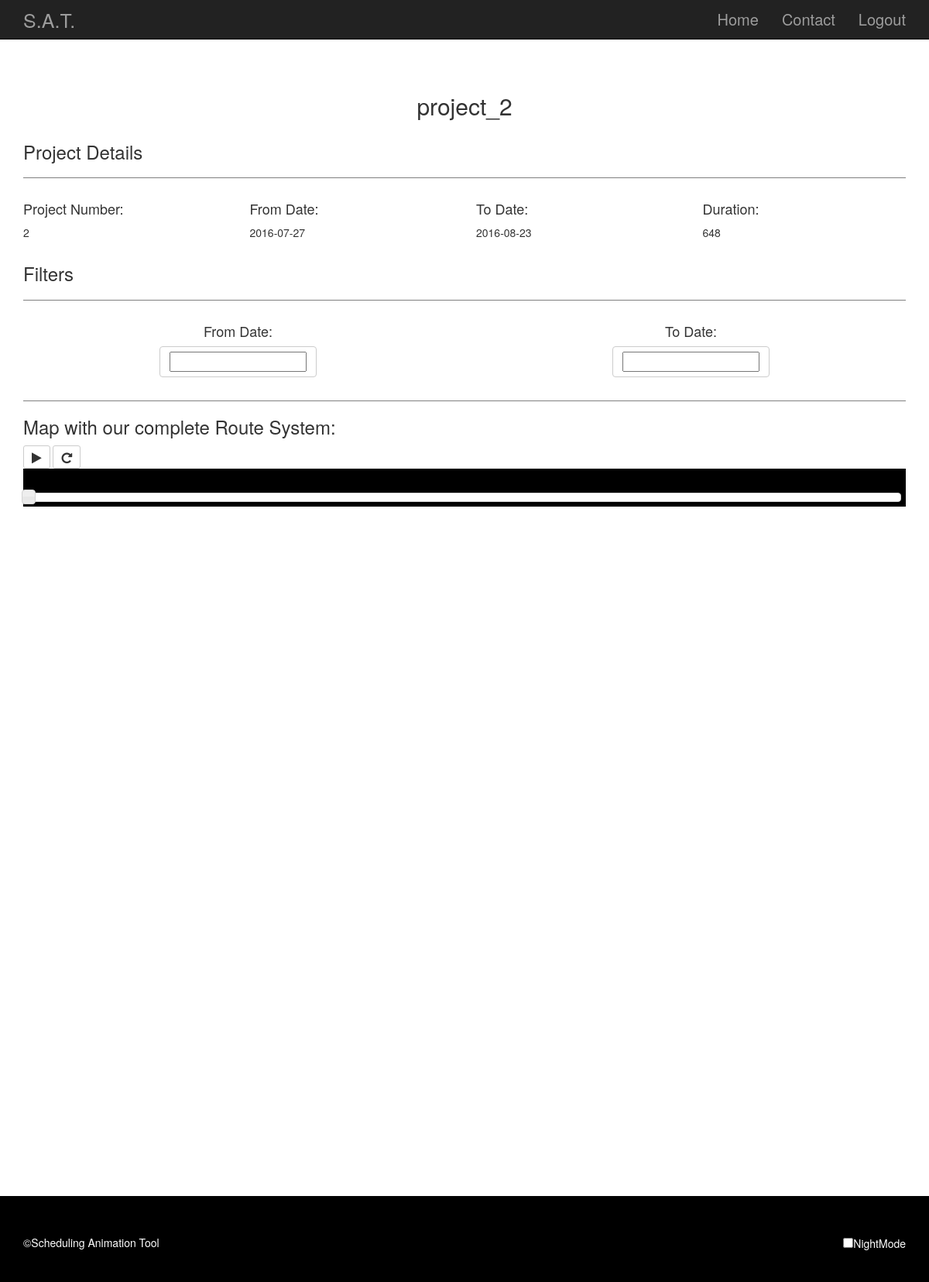
The page /layering.php?id=2 (signed in) on the database as committed earlier.
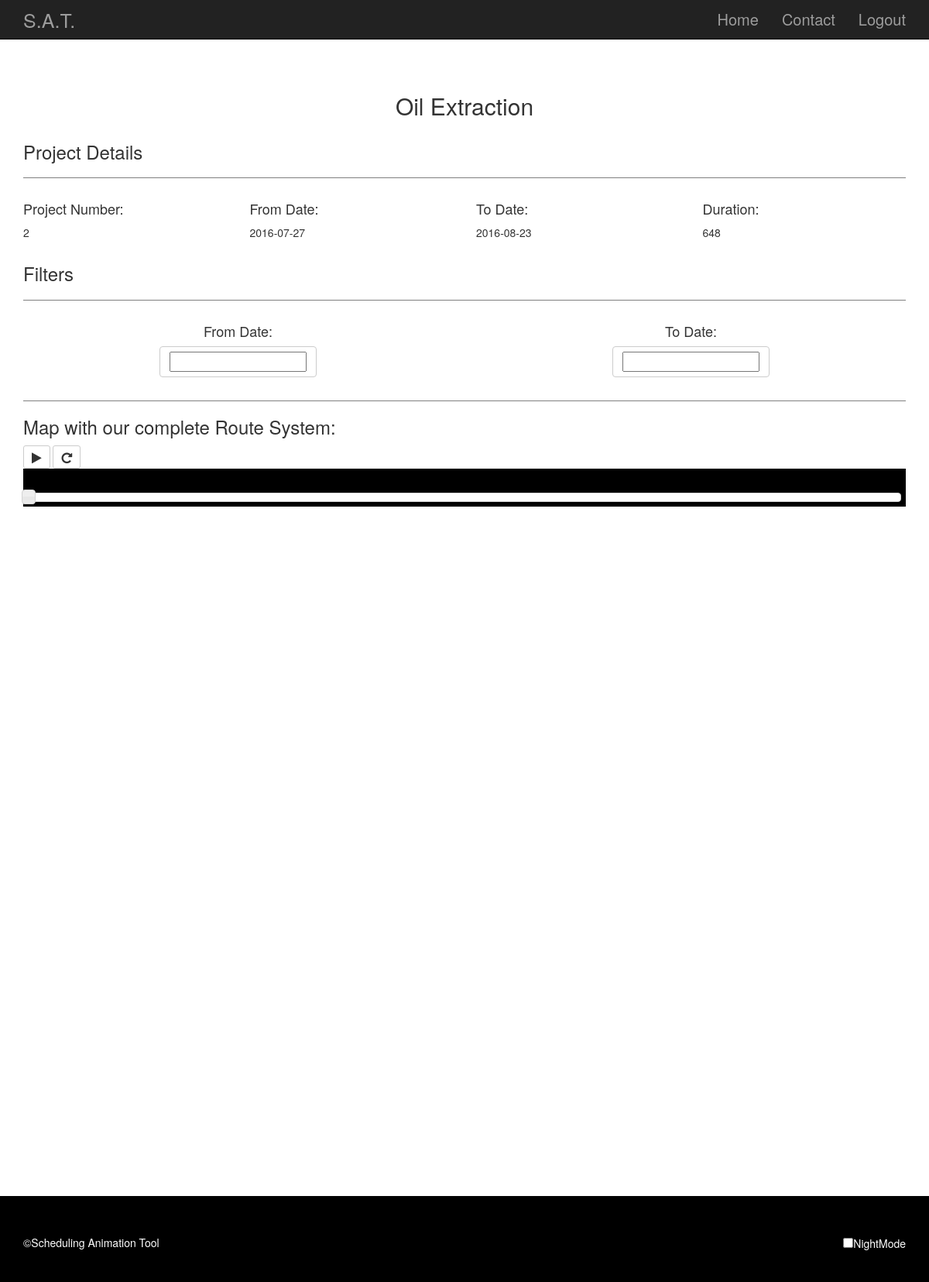
The same page on the database as committed later.
### tables this page shows
CREATE TABLE `project` (
  `id` int(11) NOT NULL,
  `model_reference` varchar(30) DEFAULT NULL,
  `start_date` date NOT NULL,
  `end_date` date NOT NULL
);

### layering.php (the view, shortened to what this page needs)
<?php
require 'connect.php';
$id = $_GET['id'];
?>
<!DOCTYPE html>
<html>
  <head>
        <link href="css/bootstrap.min.css" rel="stylesheet"></link>
        <link href="css/AnimatingSymbols.css" rel="stylesheet"></link>
        <link rel="stylesheet" href="font-awesome-4.5.0/css/font-awesome.min.css">
        <link rel="stylesheet" href="https://ajax.googleapis.com/ajax/libs/jqueryui/1.11.4/themes/smoothness/jquery-ui.css">
      <?php
        $result = mysqli_query($bd,"SELECT start_date FROM project WHERE id=".$id);
        $locations = array();
        while($row = mysqli_fetch_array($result)) {
         array_push($locations, $row);
           $start_date=strtotime($locations[0][0]);
         }
         $result = mysqli_query($bd,"SELECT end_date FROM project WHERE id=".$id);
        $locations = array();
        while($row = mysqli_fetch_array($result)) {
         array_push($locations, $row);
           $end_date=strtotime($locations[0][0]);
         }
     ?>
  </head>
  <body data-spy="scroll" data-target=".navbar" data-offset="50">
     <div class="navbar navbar-inverse navbar-fixed-top">
        <div class="container">
          <div class="navbar-header">
           <a class="navbar-brand" href="#" style="font-size: 25px;">S.A.T.</a>
          </div>
         <div id="navbar" class="collapse navbar-collapse">
           <ul class="nav navbar-nav navbar-right">
             <li><a href="pageafterlogin.php">Home</a></li>
             <li><a href="http://techithon.in">Contact</a></li>
             <li><a href="logout.php">Logout</a></li>
           </ul>
          </div>
        </div>
     </div>
   <div class="container">
    <div class="headingAndDescription">
      <?php
    $result = mysqli_query($bd,"SELECT model_reference FROM project WHERE id=".$id);
    $locations = array();
    while($row = mysqli_fetch_array($result)) {
        array_push($locations, $row);
        echo "<h2>" . $locations[0][0] . "</h2>";
    }
    ?>
    </div>
   </div>
    <div class="container">
     <h3>Project Details</h3>
     <hr class="hrRow" id="lineHr1"></hr>
     <div class="row" id="row1">
      <div class="col-md-3">
        <h4>Project Number:</h4>
        <?php
        $result = mysqli_query($bd,"SELECT id FROM project WHERE id=".$id);
        $locations = array();
        while($row = mysqli_fetch_array($result)) {
         array_push($locations, $row);
           echo "<p>" . $locations[0][0] . "</p>";
         }
     ?>
      </div>
      <div class="col-md-3">
        <h4>From Date:</h4>
        <p>
        <?php
        $result = mysqli_query($bd,"SELECT start_date FROM project WHERE id=".$id);
        $locations = array();
        while($row = mysqli_fetch_array($result)) {
         array_push($locations, $row);
           echo "<p>" . $locations[0][0] . "</p>";
           $start_date=strtotime($locations[0][0]);
         }
     ?>
      </div>
      <div class="col-md-3">
        <h4>To Date:</h4>
              <?php
        $result = mysqli_query($bd,"SELECT end_date FROM project WHERE id=".$id);
        $locations = array();
        while($row = mysqli_fetch_array($result)) {
         array_push($locations, $row);
           echo "<p>" . $locations[0][0] . "</p>";
           $end_date=strtotime($locations[0][0]);
         }
     ?>
      </div>
      <div class="col-md-3">
       <h4>Duration:</h4>
<?php
      $interval = $end_date - $start_date;
      echo "<p>" . $interval/3600 . "</p>";
     ?>
      </div>
     </div>
    </div>
  <div class="container">
    <h3>Filters</h3>
    <hr class="hrRow" id="lineHr2"></hr>
    <div class="row" id="row2">
      <div class="col-md-6">
        <h4>From Date:</h4>
        <p><a class="btn btn-default" title="Select here" role="button"><input id="datepickerFrom" title="Click here"></input></a></p>
      </div>
      <div class="col-md-6">
        <h4>To Date:</h4>
        <p><a class="btn btn-default" title="Select here" role="button"><input id="datepickerTo" title="Click here"></input></a></p>
      </div>
    </div>
  </div>
    <div class="container">
      <hr class="hrRow" id="lineHr3"></hr>
      <h3>Map with our complete Route System:</h3>
      <a class="btn btn-default btn-sm play" alt="Play" title="Play">
      <i class="fa fa-play fa-lg" aria-hidden="true"></i></a>
      <a class="btn btn-default btn-sm reset" alt="Restart" title="Restart">
      <i class="fa fa-repeat fa-lg" aria-hidden="true"></i></a>
      <div style="border: 1px solid black; background-color: black; padding: 5px;">
      <div id="slider"></div>
      </div>
    </div>
    <div class="container" id="map"></div>
    <footer>
      <div class="container" id="bottom">
        <p style="display:inline-block;">&copy;Scheduling Animation Tool</p>
        <p style="display:inline-block; float:right;"><input type="checkbox" id="nightMode">NightMode</p>
      </div>
    </footer>
  </body>
</html>

Rows that differ between the two databases and show on the page:
changed project id 2: model_reference "project_2" → "Oil Extraction"
